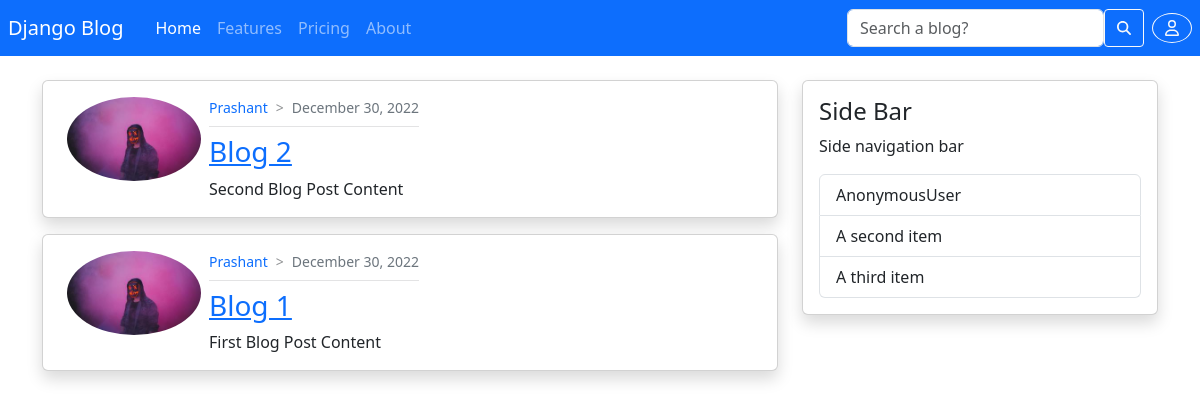
The app's page /, older data.
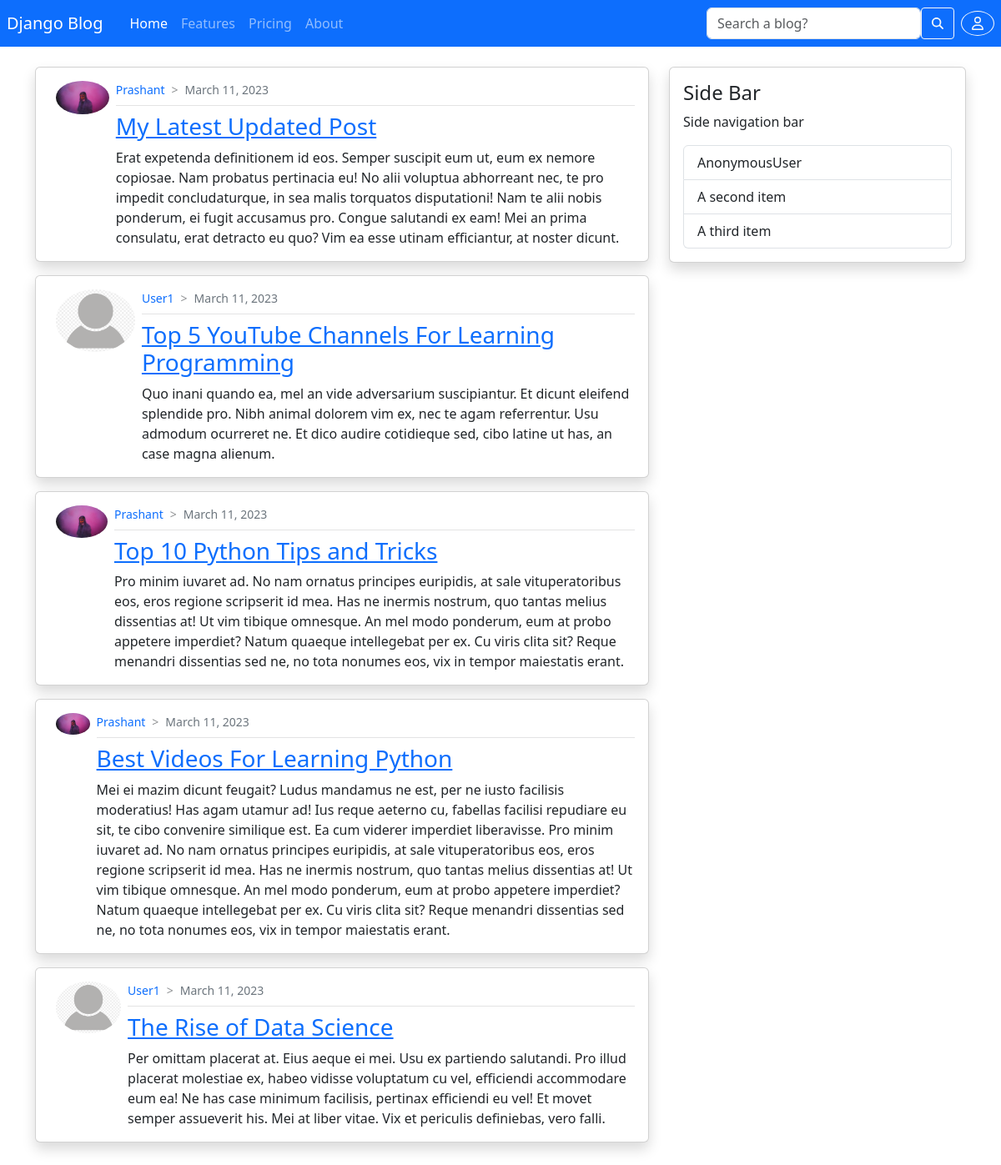
The same page, newer data.
### blog/models.py (models this page shows, shortened)
class Post(models.Model):
    title = models.CharField(max_length=100,default='')
    content = models.TextField()
    date_posted = models.DateTimeField(default=timezone.now)
    last_updates = models.DateTimeField(auto_now=True)
    author = models.ForeignKey(User, on_delete=models.CASCADE)

### users/models.py (models this page shows, shortened)
class Profile(models.Model):
    user=models.OneToOneField(User,on_delete=models.CASCADE)
    image=models.ImageField(default='default.png',upload_to='profile_pics')

### blog/views.py (the view)
# urls.py: path('', PostListView.as_view(), name='blog-home'),
class PostListView(ListView):
    model=Post
    template_name='blog/home.html' # <app>/<model>_<viewtype>.html
    context_object_name='posts'
    ordering=['-date_posted']
    paginate_by=5

### blog/templates/blog/home.html
{% extends 'blog/base.html' %}
{% block content %}
    {% for post in posts %}
    <div class="card mb-3 shadow rounded">
        <div class="card-body d-flex">
            <div style="max-width: 150px;" class="px-2">
                <img src="{{post.author.profile.image.url}}" alt="" class="img-fluid rounded-circle">
            </div>
            <div>
                <div class="d-flex small">
                    <div class="text-capitalize text-primary">{{ post.author }}</div>
                    <span class="mx-2" style="opacity: 0.5;">></span>
                    <div class="text-secondary">{{ post.date_posted | date:"F d, Y" }}</div>
                </div>
                <div style="opacity: 0.5;">
                    <hr class="my-2">
                </div>
                <div class="card-title h3"><a href="{% url 'post-detail' post.id %}">{{ post.title }}</a></div>
                <p class="card-text">{{ post.content }}</p>
            </div>
        </div>
      </div>
    {% endfor %}
{% endblock content %}

Row changes from the older to the newer data that the page shows:
no longer on this page (row unchanged): Post: author.profile.image (picture), author "Prashant", date_posted "December 30, 2022", title "Blog 2", content "Second Blog Post Content"
no longer on this page (row unchanged): Post: author.profile.image (picture), author "Prashant", date_posted "December 30, 2022", title "Blog 1", content "First Blog Post Content"
added Post: author.profile.image (picture), author "Prashant", date_posted "March 11, 2023", title "My Latest Updated Post", content "Erat expetenda definitionem id eos. Semper suscipit eum ut, eum ex nemore copiosae. Nam probatus pertinacia eu! No alii voluptua abhorreant nec, te pro impedit concludaturque, in sea malis torquatos disputationi! Nam te alii nobis ponderum, ei fugit accusamus pro. Congue salutandi ex eam! Mei an prima consulatu, erat detracto eu quo? Vim ea esse utinam efficiantur, at noster dicunt."
added Post: author.profile.image (placeholder picture), author "User1", date_posted "March 11, 2023", title "Top 5 YouTube Channels For Learning Programming", content "Quo inani quando ea, mel an vide adversarium suscipiantur. Et dicunt eleifend splendide pro. Nibh animal dolorem vim ex, nec te agam referrentur. Usu admodum ocurreret ne. Et dico audire cotidieque sed, cibo latine ut has, an case magna alienum."
added Post: author.profile.image (picture), author "Prashant", date_posted "March 11, 2023", title "Top 10 Python Tips and Tricks", content "Pro minim iuvaret ad. No nam ornatus principes euripidis, at sale vituperatoribus eos, eros regione scripserit id mea. Has ne inermis nostrum, quo tantas melius dissentias at! Ut vim tibique omnesque. An mel modo ponderum, eum at probo appetere imperdiet? Natum quaeque intellegebat per ex. Cu viris clita sit? Reque menandri dissentias sed ne, no tota nonumes eos, vix in tempor maiestatis erant."
added Post: author.profile.image (picture), author "Prashant", date_posted "March 11, 2023", title "Best Videos For Learning Python", content "Mei ei mazim dicunt feugait? Ludus mandamus ne est, per ne iusto facilisis moderatius! Has agam utamur ad! Ius reque aeterno cu, fabellas facilisi repudiare eu sit, te cibo convenire similique est. Ea cum viderer imperdiet liberavisse. Pro minim iuvaret ad. No nam ornatus principes euripidis, at sale vituperatoribus eos, eros regione scripserit id mea. Has ne inermis nostrum, quo tantas melius dissentias at! Ut vim tibique omnesque. An mel modo ponderum, eum at probo appetere imperdiet? Natum quaeque intellegebat per ex. Cu viris clita sit? Reque menandri dissentias sed ne, no tota nonumes eos, vix in tempor maiestatis erant."
added Post: author.profile.image (placeholder picture), author "User1", date_posted "March 11, 2023", title "The Rise of Data Science", content "Per omittam placerat at. Eius aeque ei mei. Usu ex partiendo salutandi. Pro illud placerat molestiae ex, habeo vidisse voluptatum cu vel, efficiendi accommodare eum ea! Ne has case minimum facilisis, pertinax efficiendi eu vel! Et movet semper assueverit his. Mei at liber vitae. Vix et periculis definiebas, vero falli."
